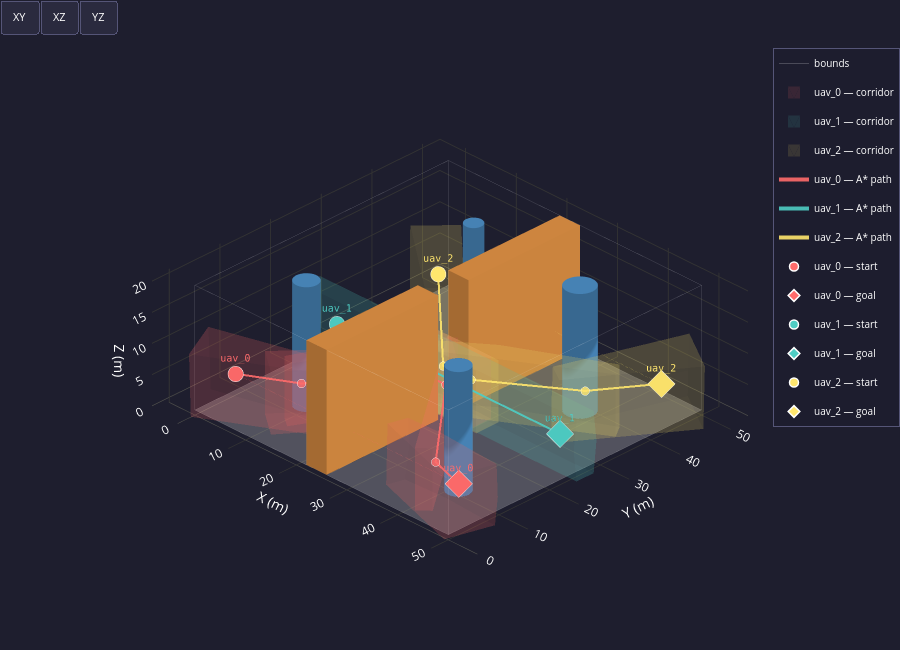

This figure's notebook cell:
### Code cell
# ── Cell 3 — Safe Corridor Extraction ────────────────────────────────────────
from safe_corridor import extract_corridors, CorridorResult
import logging
logging.getLogger("safe_corridor").setLevel(logging.WARNING)

BOX_HE = planner_cfg.box_half_extents   # loaded from planner.yaml

print(f"Extracting safe corridors  "
      f"(seed box: {BOX_HE[0]} × {BOX_HE[1]} × {BOX_HE[2]} m)")

try:
    corridors = extract_corridors(env, paths, box_half_extents=BOX_HE)
    for cr in corridors:
        n     = len(cr.A_list)
        avg_c = (sum(cr.A_list[i].shape[0] for i in range(n)) / n) if n else 0
        print(f"  ✓  {cr.uav_id:<10}  {n} corridor{'s' if n != 1 else ' '}  "
              f"({avg_c:.0f} constraints/corridor avg)")
except RuntimeError as exc:
    print(f"  ✗  FAILED — {exc}")
    raise

# ── Visualisation — environment + paths + safe corridors ─────────────────────
plot_environment_3d(env, fleet=fleet, paths=paths, corridors=corridors)

### Figure 1 — Plotly figure (JSON) as saved in the notebook; plotly's stock layout.template omitted (floating-point values rounded to 4 significant figures; data arrays with more than 128 entries replaced by an {"elided": "..."} marker saying what was removed)
{"data": [{"color": "#EFEFEF", "flatshading": true, "hoverinfo": "skip", "i": [0, 0], "j": [1, 2], "k": [2, 3], "name": "floor", "opacity": 0.25, "showscale": false, "type": "mesh3d", "x": [0, 50, 50, 0], "y": [0, 0, 50, 50], "z": [0, 0, 0, 0]}, {"hoverinfo": "skip", "line": {"color": "white", "width": 1}, "mode": "lines", "name": "bounds", "opacity": 0.2, "type": "scatter3d", "x": [0, 50, null, 50, 50, null, 50, 0, null, 0, 0, null, 0, 50, null, 50, 50, null, 50, 0, null, 0, 0, null, 0, 0, null, 50, 50, null, 50, 50, null, 0, 0, null], "y": [0, 0, null, 0, 50, null, 50, 50, null, 50, 0, null, 0, 0, null, 0, 50, null, 50, 50, null, 50, 0, null, 0, 0, null, 0, 0, null, 50, 50, null, 50, 50, null], "z": [0, 0, null, 0, 0, null, 0, 0, null, 0, 0, null, 20, 20, null, 20, 20, null, 20, 20, null, 20, 20, null, 0, 20, null, 0, 20, null, 0, 20, null, 0, 20, null]}, {"color": "#4682B4", "flatshading": false, "hoverinfo": "skip", "i": {"elided": "160 int values"}, "j": {"elided": "160 int values"}, "k": {"elided": "160 int values"}, "name": "cyl_0", "opacity": 1, "showscale": false, "type": "mesh3d", "x": [12.0, 11.98, 11.9, 11.78, 11.62, 11.41, 11.18, 10.91, 10.62, 10.31, 10.0, 9.687, 9.382, 9.092, 8.824, 8.586, 8.382, 8.218, 8.098, 8.025, 8.0, 8.025, 8.098, 8.218, 8.382, 8.586, 8.824, 9.092, 9.382, 9.687, 10.0, 10.31, 10.62, 10.91, 11.18, 11.41, 11.62, 11.78, 11.9, 11.98, 12.0, 11.98, 11.9, 11.78, 11.62, 11.41, 11.18, 10.91, 10.62, 10.31, 10.0, 9.687, 9.382, 9.092, 8.824, 8.586, 8.382, 8.218, 8.098, 8.025, 8.0, 8.025, 8.098, 8.218, 8.382, 8.586, 8.824, 9.092, 9.382, 9.687, 10.0, 10.31, 10.62, 10.91, 11.18, 11.41, 11.62, 11.78, 11.9, 11.98, 10.0, 10.0], "y": [12.0, 12.31, 12.62, 12.91, 13.18, 13.41, 13.62, 13.78, 13.9, 13.98, 14.0, 13.98, 13.9, 13.78, 13.62, 13.41, 13.18, 12.91, 12.62, 12.31, 12.0, 11.69, 11.38, 11.09, 10.82, 10.59, 10.38, 10.22, 10.1, 10.02, 10.0, 10.02, 10.1, 10.22, 10.38, 10.59, 10.82, 11.09, 11.38, 11.69, 12.0, 12.31, 12.62, 12.91, 13.18, 13.41, 13.62, 13.78, 13.9, 13.98, 14.0, 13.98, 13.9, 13.78, 13.62, 13.41, 13.18, 12.91, 12.62, 12.31, 12.0, 11.69, 11.38, 11.09, 10.82, 10.59, 10.38, 10.22, 10.1, 10.02, 10.0, 10.02, 10.1, 10.22, 10.38, 10.59, 10.82, 11.09, 11.38, 11.69, 12.0, 12.0], "z": [0.0, 0.0, 0.0, 0.0, 0.0, 0.0, 0.0, 0.0, 0.0, 0.0, 0.0, 0.0, 0.0, 0.0, 0.0, 0.0, 0.0, 0.0, 0.0, 0.0, 0.0, 0.0, 0.0, 0.0, 0.0, 0.0, 0.0, 0.0, 0.0, 0.0, 0.0, 0.0, 0.0, 0.0, 0.0, 0.0, 0.0, 0.0, 0.0, 0.0, 20.0, 20.0, 20.0, 20.0, 20.0, 20.0, 20.0, 20.0, 20.0, 20.0, 20.0, 20.0, 20.0, 20.0, 20.0, 20.0, 20.0, 20.0, 20.0, 20.0, 20.0, 20.0, 20.0, 20.0, 20.0, 20.0, 20.0, 20.0, 20.0, 20.0, 20.0, 20.0, 20.0, 20.0, 20.0, 20.0, 20.0, 20.0, 20.0, 20.0, 0.0, 20.0]}, {"color": "#4682B4", "flatshading": false, "hoverinfo": "skip", "i": {"elided": "160 int values"}, "j": {"elided": "160 int values"}, "k": {"elided": "160 int values"}, "name": "cyl_1", "opacity": 1, "showscale": false, "type": "mesh3d", "x": [40.5, 40.47, 40.38, 40.23, 40.02, 39.77, 39.47, 39.13, 38.77, 38.39, 38.0, 37.61, 37.23, 36.87, 36.53, 36.23, 35.98, 35.77, 35.62, 35.53, 35.5, 35.53, 35.62, 35.77, 35.98, 36.23, 36.53, 36.87, 37.23, 37.61, 38.0, 38.39, 38.77, 39.13, 39.47, 39.77, 40.02, 40.23, 40.38, 40.47, 40.5, 40.47, 40.38, 40.23, 40.02, 39.77, 39.47, 39.13, 38.77, 38.39, 38.0, 37.61, 37.23, 36.87, 36.53, 36.23, 35.98, 35.77, 35.62, 35.53, 35.5, 35.53, 35.62, 35.77, 35.98, 36.23, 36.53, 36.87, 37.23, 37.61, 38.0, 38.39, 38.77, 39.13, 39.47, 39.77, 40.02, 40.23, 40.38, 40.47, 38.0, 38.0], "y": [38.0, 38.39, 38.77, 39.13, 39.47, 39.77, 40.02, 40.23, 40.38, 40.47, 40.5, 40.47, 40.38, 40.23, 40.02, 39.77, 39.47, 39.13, 38.77, 38.39, 38.0, 37.61, 37.23, 36.87, 36.53, 36.23, 35.98, 35.77, 35.62, 35.53, 35.5, 35.53, 35.62, 35.77, 35.98, 36.23, 36.53, 36.87, 37.23, 37.61, 38.0, 38.39, 38.77, 39.13, 39.47, 39.77, 40.02, 40.23, 40.38, 40.47, 40.5, 40.47, 40.38, 40.23, 40.02, 39.77, 39.47, 39.13, 38.77, 38.39, 38.0, 37.61, 37.23, 36.87, 36.53, 36.23, 35.98, 35.77, 35.62, 35.53, 35.5, 35.53, 35.62, 35.77, 35.98, 36.23, 36.53, 36.87, 37.23, 37.61, 38.0, 38.0], "z": [0.0, 0.0, 0.0, 0.0, 0.0, 0.0, 0.0, 0.0, 0.0, 0.0, 0.0, 0.0, 0.0, 0.0, 0.0, 0.0, 0.0, 0.0, 0.0, 0.0, 0.0, 0.0, 0.0, 0.0, 0.0, 0.0, 0.0, 0.0, 0.0, 0.0, 0.0, 0.0, 0.0, 0.0, 0.0, 0.0, 0.0, 0.0, 0.0, 0.0, 20.0, 20.0, 20.0, 20.0, 20.0, 20.0, 20.0, 20.0, 20.0, 20.0, 20.0, 20.0, 20.0, 20.0, 20.0, 20.0, 20.0, 20.0, 20.0, 20.0, 20.0, 20.0, 20.0, 20.0, 20.0, 20.0, 20.0, 20.0, 20.0, 20.0, 20.0, 20.0, 20.0, 20.0, 20.0, 20.0, 20.0, 20.0, 20.0, 20.0, 0.0, 20.0]}, {"color": "#4682B4", "flatshading": false, "hoverinfo": "skip", "i": {"elided": "160 int values"}, "j": {"elided": "160 int values"}, "k": {"elided": "160 int values"}, "name": "cyl_2", "opacity": 1, "showscale": false, "type": "mesh3d", "x": [16.5, 16.48, 16.43, 16.34, 16.21, 16.06, 15.88, 15.68, 15.46, 15.23, 15.0, 14.77, 14.54, 14.32, 14.12, 13.94, 13.79, 13.66, 13.57, 13.52, 13.5, 13.52, 13.57, 13.66, 13.79, 13.94, 14.12, 14.32, 14.54, 14.77, 15.0, 15.23, 15.46, 15.68, 15.88, 16.06, 16.21, 16.34, 16.43, 16.48, 16.5, 16.48, 16.43, 16.34, 16.21, 16.06, 15.88, 15.68, 15.46, 15.23, 15.0, 14.77, 14.54, 14.32, 14.12, 13.94, 13.79, 13.66, 13.57, 13.52, 13.5, 13.52, 13.57, 13.66, 13.79, 13.94, 14.12, 14.32, 14.54, 14.77, 15.0, 15.23, 15.46, 15.68, 15.88, 16.06, 16.21, 16.34, 16.43, 16.48, 15.0, 15.0], "y": [40.0, 40.23, 40.46, 40.68, 40.88, 41.06, 41.21, 41.34, 41.43, 41.48, 41.5, 41.48, 41.43, 41.34, 41.21, 41.06, 40.88, 40.68, 40.46, 40.23, 40.0, 39.77, 39.54, 39.32, 39.12, 38.94, 38.79, 38.66, 38.57, 38.52, 38.5, 38.52, 38.57, 38.66, 38.79, 38.94, 39.12, 39.32, 39.54, 39.77, 40.0, 40.23, 40.46, 40.68, 40.88, 41.06, 41.21, 41.34, 41.43, 41.48, 41.5, 41.48, 41.43, 41.34, 41.21, 41.06, 40.88, 40.68, 40.46, 40.23, 40.0, 39.77, 39.54, 39.32, 39.12, 38.94, 38.79, 38.66, 38.57, 38.52, 38.5, 38.52, 38.57, 38.66, 38.79, 38.94, 39.12, 39.32, 39.54, 39.77, 40.0, 40.0], "z": [0.0, 0.0, 0.0, 0.0, 0.0, 0.0, 0.0, 0.0, 0.0, 0.0, 0.0, 0.0, 0.0, 0.0, 0.0, 0.0, 0.0, 0.0, 0.0, 0.0, 0.0, 0.0, 0.0, 0.0, 0.0, 0.0, 0.0, 0.0, 0.0, 0.0, 0.0, 0.0, 0.0, 0.0, 0.0, 0.0, 0.0, 0.0, 0.0, 0.0, 20.0, 20.0, 20.0, 20.0, 20.0, 20.0, 20.0, 20.0, 20.0, 20.0, 20.0, 20.0, 20.0, 20.0, 20.0, 20.0, 20.0, 20.0, 20.0, 20.0, 20.0, 20.0, 20.0, 20.0, 20.0, 20.0, 20.0, 20.0, 20.0, 20.0, 20.0, 20.0, 20.0, 20.0, 20.0, 20.0, 20.0, 20.0, 20.0, 20.0, 0.0, 20.0]}, {"color": "#4682B4", "flatshading": false, "hoverinfo": "skip", "i": {"elided": "160 int values"}, "j": {"elided": "160 int values"}, "k": {"elided": "160 int values"}, "name": "cyl_3", "opacity": 1, "showscale": false, "type": "mesh3d", "x": [44.0, 43.98, 43.9, 43.78, 43.62, 43.41, 43.18, 42.91, 42.62, 42.31, 42.0, 41.69, 41.38, 41.09, 40.82, 40.59, 40.38, 40.22, 40.1, 40.02, 40.0, 40.02, 40.1, 40.22, 40.38, 40.59, 40.82, 41.09, 41.38, 41.69, 42.0, 42.31, 42.62, 42.91, 43.18, 43.41, 43.62, 43.78, 43.9, 43.98, 44.0, 43.98, 43.9, 43.78, 43.62, 43.41, 43.18, 42.91, 42.62, 42.31, 42.0, 41.69, 41.38, 41.09, 40.82, 40.59, 40.38, 40.22, 40.1, 40.02, 40.0, 40.02, 40.1, 40.22, 40.38, 40.59, 40.82, 41.09, 41.38, 41.69, 42.0, 42.31, 42.62, 42.91, 43.18, 43.41, 43.62, 43.78, 43.9, 43.98, 42.0, 42.0], "y": [10.0, 10.31, 10.62, 10.91, 11.18, 11.41, 11.62, 11.78, 11.9, 11.98, 12.0, 11.98, 11.9, 11.78, 11.62, 11.41, 11.18, 10.91, 10.62, 10.31, 10.0, 9.687, 9.382, 9.092, 8.824, 8.586, 8.382, 8.218, 8.098, 8.025, 8.0, 8.025, 8.098, 8.218, 8.382, 8.586, 8.824, 9.092, 9.382, 9.687, 10.0, 10.31, 10.62, 10.91, 11.18, 11.41, 11.62, 11.78, 11.9, 11.98, 12.0, 11.98, 11.9, 11.78, 11.62, 11.41, 11.18, 10.91, 10.62, 10.31, 10.0, 9.687, 9.382, 9.092, 8.824, 8.586, 8.382, 8.218, 8.098, 8.025, 8.0, 8.025, 8.098, 8.218, 8.382, 8.586, 8.824, 9.092, 9.382, 9.687, 10.0, 10.0], "z": [0.0, 0.0, 0.0, 0.0, 0.0, 0.0, 0.0, 0.0, 0.0, 0.0, 0.0, 0.0, 0.0, 0.0, 0.0, 0.0, 0.0, 0.0, 0.0, 0.0, 0.0, 0.0, 0.0, 0.0, 0.0, 0.0, 0.0, 0.0, 0.0, 0.0, 0.0, 0.0, 0.0, 0.0, 0.0, 0.0, 0.0, 0.0, 0.0, 0.0, 20.0, 20.0, 20.0, 20.0, 20.0, 20.0, 20.0, 20.0, 20.0, 20.0, 20.0, 20.0, 20.0, 20.0, 20.0, 20.0, 20.0, 20.0, 20.0, 20.0, 20.0, 20.0, 20.0, 20.0, 20.0, 20.0, 20.0, 20.0, 20.0, 20.0, 20.0, 20.0, 20.0, 20.0, 20.0, 20.0, 20.0, 20.0, 20.0, 20.0, 0.0, 20.0]}, {"color": "#CD853F", "flatshading": true, "hoverinfo": "skip", "i": [7, 0, 0, 0, 4, 4, 6, 6, 4, 0, 3, 2], "j": [3, 4, 1, 2, 5, 6, 5, 2, 0, 1, 6, 3], "k": [0, 7, 2, 7, 6, 7, 1, 1, 5, 5, 7, 6], "name": "passage_wall_south", "opacity": 1, "showscale": false, "type": "mesh3d", "x": [22, 26, 26, 22, 22, 26, 26, 22], "y": [0, 0, 22, 22, 0, 0, 22, 22], "z": [0, 0, 0, 0, 20, 20, 20, 20]}, {"color": "#CD853F", "flatshading": true, "hoverinfo": "skip", "i": [7, 0, 0, 0, 4, 4, 6, 6, 4, 0, 3, 2], "j": [3, 4, 1, 2, 5, 6, 5, 2, 0, 1, 6, 3], "k": [0, 7, 2, 7, 6, 7, 1, 1, 5, 5, 7, 6], "name": "passage_wall_north", "opacity": 1, "showscale": false, "type": "mesh3d", "x": [22, 26, 26, 22, 22, 26, 26, 22], "y": [28, 28, 50, 50, 28, 28, 50, 50], "z": [0, 0, 0, 0, 20, 20, 20, 20]}, {"color": "#FF6B6B", "flatshading": true, "hoverinfo": "skip", "i": [1, 1, 1, 1, 3, 3, 3, 7, 7, 6, 6, 6, 6, 6, 6, 6], "j": [9, 9, 8, 0, 1, 4, 1, 9, 4, 9, 8, 7, 0, 3, 3, 7], "k": [8, 2, 5, 5, 2, 2, 0, 2, 2, 8, 5, 9, 5, 0, 4, 4], "legendgroup": "uav_0_corridor", "name": "uav_0 — corridor", "opacity": 0.12, "showlegend": true, "showscale": false, "type": "mesh3d", "x": [16.62, 18.32, 18.55, 16.62, 16.9, -3.01, -3.01, -2.83, 0.5729, 0.804], "y": [10.37, 6.88, 6.992, 10.65, 10.38, 5.639, 6.026, 5.856, -1.737, -1.625], "z": [10.38, 10.38, 0.3801, 5.723, 0.3801, 9.87, 3.284, -0.1268, 9.87, -0.1268]}, {"color": "#FF6B6B", "flatshading": true, "hoverinfo": "skip", "i": [6, 6, 9, 9, 9, 9, 2, 2, 2, 7, 7, 7, 7, 7, 7, 7], "j": [1, 5, 1, 5, 4, 4, 1, 1, 4, 6, 9, 9, 4, 2, 6, 2], "k": [0, 1, 3, 1, 3, 8, 3, 0, 3, 5, 5, 8, 8, 4, 0, 0], "legendgroup": "uav_0_corridor", "name": "uav_0 — corridor", "opacity": 0.12, "showlegend": false, "showscale": false, "type": "mesh3d", "x": [7.917, 12.75, 12.63, 20.25, 17.61, 12.75, 7.917, 12.63, 17.61, 20.25], "y": [5.875, 2.25, 11.17, 12.25, 14.23, 2.25, 5.875, 11.17, 14.23, 12.25], "z": [0.25, 0.25, 0.25, 0.25, 0.25, 10.25, 10.25, 10.25, 10.25, 10.25]}, {"color": "#FF6B6B", "flatshading": true, "hoverinfo": "skip", "i": [0, 0, 0, 10, 10, 10, 12, 12, 12, 12, 5, 5, 5, 5, 11, 11, 11, 11, 8, 8, 8, 8, 8, 8, 8, 8], "j": [4, 14, 14, 6, 1, 6, 3, 1, 3, 14, 4, 3, 3, 6, 14, 10, 12, 12, 6, 5, 0, 5, 10, 11, 0, 11], "k": [2, 4, 13, 1, 9, 7, 1, 9, 4, 4, 2, 1, 4, 1, 13, 9, 9, 14, 7, 6, 2, 2, 7, 10, 13, 13], "legendgroup": "uav_0_corridor", "name": "uav_0 — corridor", "opacity": 0.12, "showlegend": false, "showscale": false, "type": "mesh3d", "x": [16.93, 12.73, 10.79, 12.73, 12.69, 10.79, 10.83, 17.01, 16.93, 24.3, 24.2, 24.17, 24.3, 24.17, 24.26], "y": [20.59, 5.492, 6.867, 5.492, 5.522, 6.867, 6.834, 20.61, 20.59, 27.57, 27.64, 27.66, 27.57, 27.66, 27.6], "z": [0.25, 10.25, 0.25, 4.75, 0.25, 5.75, 10.25, 10.25, 5.75, 10.25, 10.25, 5.75, 4.75, 0.25, 0.25]}, {"color": "#FF6B6B", "flatshading": true, "hoverinfo": "skip", "i": [13, 13, 13, 13, 1, 1, 1, 1, 5, 5, 5, 5, 4, 4, 4, 4, 15, 15, 15, 15, 15, 15, 15, 15, 12, 12, 12, 12, 12, 12, 12, 12], "j": [10, 10, 16, 16, 10, 10, 2, 7, 10, 10, 6, 7, 2, 6, 2, 6, 2, 16, 1, 1, 4, 4, 16, 17, 6, 13, 5, 5, 4, 4, 13, 17], "k": [11, 9, 9, 14, 9, 8, 7, 8, 11, 8, 7, 8, 0, 3, 7, 7, 0, 9, 9, 2, 0, 17, 14, 14, 3, 11, 11, 6, 3, 17, 14, 14], "legendgroup": "uav_0_corridor", "name": "uav_0 — corridor", "opacity": 0.12, "showlegend": false, "showscale": false, "type": "mesh3d", "x": [16.75, 16.75, 16.75, 31.25, 24, 31.25, 31.25, 24, 24, 16.75, 24, 31.25, 31.25, 31.25, 24.0, 16.75, 16.75, 24], "y": [27.23, 22.93, 23.15, 27.23, 27.25, 22.93, 23.15, 22.97, 22.74, 22.93, 22.74, 22.93, 27.23, 27.2, 27.22, 27.23, 27.2, 27.25], "z": [0.25, 4.75, 0.25, 0.25, 0.25, 4.75, 0.25, 0.25, 4.75, 10.25, 10.25, 10.25, 5.75, 10.25, 10.25, 5.75, 10.25, 5.75]}, {"color": "#FF6B6B", "flatshading": true, "hoverinfo": "skip", "i": [0, 0, 9, 9, 9, 9, 3, 3, 3, 5, 5, 5, 5, 5, 5, 5], "j": [8, 8, 8, 7, 7, 4, 7, 7, 0, 8, 9, 9, 0, 3, 4, 3], "k": [1, 6, 6, 6, 2, 2, 2, 6, 6, 1, 8, 4, 1, 0, 2, 2], "legendgroup": "uav_0_corridor", "name": "uav_0 — corridor", "opacity": 0.12, "showlegend": false, "showscale": false, "type": "mesh3d", "x": [29.0, 29.0, 22.86, 23.24, 22.86, 23.24, 43.99, 42.1, 43.99, 42.1], "y": [22.91, 22.91, 26.93, 27.26, 26.93, 27.26, 2.937, 1.282, 2.937, 1.282], "z": [0.25, 10.25, 0.25, 0.25, 10.25, 10.25, 0.25, 0.25, 10.25, 10.25]}, {"color": "#FF6B6B", "flatshading": true, "hoverinfo": "skip", "i": [1, 1, 5, 5, 5, 6, 6, 6, 11, 11, 11, 11, 11, 8, 8, 8, 13, 13, 13, 13, 13, 13, 13, 13], "j": [4, 4, 1, 10, 10, 4, 2, 7, 1, 2, 10, 6, 6, 4, 7, 5, 10, 11, 11, 6, 6, 8, 5, 8], "k": [2, 3, 3, 1, 9, 2, 0, 4, 2, 0, 1, 0, 12, 3, 4, 3, 9, 12, 10, 7, 12, 7, 9, 5], "legendgroup": "uav_0_corridor", "name": "uav_0 — corridor", "opacity": 0.12, "showlegend": false, "showscale": false, "type": "mesh3d", "x": [52.86, 34.78, 50.65, 34.41, 50.28, 35.22, 52.74, 52.48, 42.64, 35.55, 35.67, 41.84, 41.87, 41.79], "y": [6.673, 3.23, -1.214, 3.334, -1.11, 6.255, 7.031, 6.738, 6.941, 6.721, 6.414, 6.94, 7.275, 7.272], "z": [9.804, 10.44, 9.804, 0.4462, -0.1887, 0.4462, 4.32, -0.1887, 0.1781, 5.481, 10.44, 10.22, 5.022, 4.959]}, {"color": "#4ECDC4", "flatshading": true, "hoverinfo": "skip", "i": [13, 13, 13, 13, 1, 1, 1, 1, 7, 7, 7, 7, 4, 4, 4, 4, 16, 16, 16, 16, 16, 16, 16, 16, 12, 12, 12, 12, 12, 12, 12, 12], "j": [10, 10, 14, 14, 10, 10, 2, 6, 10, 10, 5, 6, 2, 5, 2, 5, 2, 14, 1, 1, 4, 4, 14, 17, 5, 13, 7, 7, 4, 4, 13, 17], "k": [11, 9, 9, 15, 9, 8, 6, 8, 11, 8, 6, 8, 0, 3, 6, 6, 0, 9, 9, 2, 0, 17, 15, 15, 3, 11, 11, 5, 3, 17, 15, 15], "legendgroup": "uav_1_corridor", "name": "uav_1 — corridor", "opacity": 0.12, "showlegend": true, "showscale": false, "type": "mesh3d", "x": [-2.0, -2.0, -2.0, 52, 25, 52, 25, 52, 25, -2.0, 25, 52, 52, 52, -2, 25, -2, 25], "y": [26.69, 22.75, 23.31, 26.69, 26.72, 23.31, 23.28, 22.75, 22.72, 23.31, 23.28, 23.31, 27.25, 26.69, 26.69, 26.72, 27.25, 27.28], "z": [8.882e-16, 5.0, 0, 8.882e-16, 0, 0, 0, 5.0, 5.0, 10, 10, 10, 5.0, 10, 10, 10, 5.0, 5.0]}, {"color": "#FFE66D", "flatshading": true, "hoverinfo": "skip", "i": [11, 11, 11, 11, 7, 7, 7, 7, 2, 2, 2, 2, 4, 4, 4, 4, 4, 4, 4, 4], "j": [9, 10, 9, 0, 11, 0, 1, 11, 1, 10, 7, 7, 9, 9, 2, 2, 0, 0, 7, 7], "k": [8, 8, 3, 3, 10, 6, 10, 0, 10, 8, 1, 5, 3, 8, 8, 5, 6, 3, 6, 5], "legendgroup": "uav_2_corridor", "name": "uav_2 — corridor", "opacity": 0.12, "showlegend": true, "showscale": false, "type": "mesh3d", "x": [-3.219, 1.643, 25.48, 25.35, 25.3, 25.38, -3.282, -3.232, 25.66, 25.53, 1.892, 1.82], "y": [45.64, 50.9, 22.96, 22.68, 22.71, 22.86, 45.68, 45.76, 23.08, 22.87, 51.07, 50.95], "z": [-0.0469, 9.953, 10.3, 0.2973, 6.234, 10.3, 7.61, 9.953, 5.471, 0.2973, 2.893, -0.0469]}, {"color": "#FFE66D", "flatshading": true, "hoverinfo": "skip", "i": [3, 3, 3, 3, 3, 3, 3, 3, 7, 7, 7, 7, 11, 11, 11, 11, 11, 11, 11, 11], "j": [1, 4, 1, 4, 9, 6, 9, 2, 1, 2, 1, 10, 7, 9, 9, 7, 4, 6, 4, 10], "k": [5, 0, 2, 5, 6, 0, 8, 8, 2, 8, 5, 5, 8, 8, 6, 10, 0, 0, 5, 5], "legendgroup": "uav_2_corridor", "name": "uav_2 — corridor", "opacity": 0.12, "showlegend": false, "showscale": false, "type": "mesh3d", "x": [32.75, 17.25, 17.25, 25.0, 32.75, 25.0, 32.75, 17.25, 17.25, 25.0, 25.0, 32.75], "y": [27.12, 22.77, 27.13, 27.25, 22.77, 22.75, 27.12, 22.77, 27.13, 27.25, 22.75, 22.77], "z": [0.25, 0.25, 0.25, 0.25, 0.25, 0.25, 10.25, 10.25, 10.25, 10.25, 10.25, 10.25]}, {"color": "#FFE66D", "flatshading": true, "hoverinfo": "skip", "i": [9, 9, 5, 5, 5, 5, 0, 0, 0, 1, 1, 1, 1, 1, 1, 1], "j": [6, 8, 2, 2, 6, 8, 6, 6, 2, 5, 9, 5, 2, 0, 9, 0], "k": [7, 6, 3, 4, 3, 6, 3, 7, 3, 4, 8, 8, 4, 2, 7, 7], "legendgroup": "uav_2_corridor", "name": "uav_2 — corridor", "opacity": 0.12, "showlegend": false, "showscale": false, "type": "mesh3d", "x": [29.8, 29.8, 45.62, 47.19, 45.62, 47.19, 24.5, 22.84, 24.5, 22.84], "y": [30.24, 30.24, 38.21, 35.85, 38.21, 35.85, 22.61, 25.1, 22.61, 25.1], "z": [0.25, 10.25, 0.25, 0.25, 10.25, 10.25, 0.25, 0.25, 10.25, 10.25]}, {"color": "#FFE66D", "flatshading": true, "hoverinfo": "skip", "i": [8, 8, 8, 3, 3, 3, 3, 5, 5, 7, 7, 7, 7, 7, 7, 7], "j": [2, 0, 9, 8, 8, 0, 4, 2, 4, 3, 3, 5, 8, 8, 9, 5], "k": [1, 1, 2, 0, 6, 1, 1, 1, 1, 6, 4, 4, 9, 6, 2, 2], "legendgroup": "uav_2_corridor", "name": "uav_2 — corridor", "opacity": 0.12, "showlegend": false, "showscale": false, "type": "mesh3d", "x": [45.83, 53.95, 53.82, 39.59, 42.92, 42.8, 39.38, 39.54, 45.57, 45.69], "y": [51.75, 46.7, 46.51, 31.03, 28.96, 28.77, 31.03, 30.79, 51.75, 51.57], "z": [9.884, 9.884, -0.1134, 10.36, 10.36, 0.3661, 5.486, 0.3661, 3.86, -0.1134]}, {"hovertemplate": "<b>uav_0 — A* path</b><br>x=%{x:.1f}  y=%{y:.1f}  z=%{z:.1f}<extra></extra>", "legendgroup": "uav_0_path", "line": {"color": "#FF6B6B", "width": 4}, "mode": "lines", "name": "uav_0 — A* path", "opacity": 0.9, "showlegend": true, "type": "scatter3d", "x": [3, 11.75, 13.25, 21.75, 26.25, 40.75, 47], "y": [5, 9.25, 11.25, 23.25, 23.25, 6.75, 5], "z": [5, 5.25, 5.25, 5.25, 5.25, 5.25, 5]}, {"hoverinfo": "skip", "legendgroup": "uav_0_path", "marker": {"color": "#FF6B6B", "line": {"color": "white", "width": 1}, "size": 5}, "mode": "markers", "opacity": 0.8, "showlegend": false, "type": "scatter3d", "x": [11.75, 13.25, 21.75, 26.25, 40.75], "y": [9.25, 11.25, 23.25, 23.25, 6.75], "z": [5.25, 5.25, 5.25, 5.25, 5.25]}, {"hovertemplate": "<b>uav_1 — A* path</b><br>x=%{x:.1f}  y=%{y:.1f}  z=%{z:.1f}<extra></extra>", "legendgroup": "uav_1_path", "line": {"color": "#4ECDC4", "width": 4}, "mode": "lines", "name": "uav_1 — A* path", "opacity": 0.9, "showlegend": true, "type": "scatter3d", "x": [3, 47], "y": [25, 25], "z": [5, 5]}, {"hovertemplate": "<b>uav_2 — A* path</b><br>x=%{x:.1f}  y=%{y:.1f}  z=%{z:.1f}<extra></extra>", "legendgroup": "uav_2_path", "line": {"color": "#FFE66D", "width": 4}, "mode": "lines", "name": "uav_2 — A* path", "opacity": 0.9, "showlegend": true, "type": "scatter3d", "x": [3, 22.25, 27.75, 41.25, 47], "y": [45, 26.75, 26.75, 35.75, 45], "z": [5, 5.25, 5.25, 5.25, 5]}, {"hoverinfo": "skip", "legendgroup": "uav_2_path", "marker": {"color": "#FFE66D", "line": {"color": "white", "width": 1}, "size": 5}, "mode": "markers", "opacity": 0.8, "showlegend": false, "type": "scatter3d", "x": [22.25, 27.75, 41.25], "y": [26.75, 26.75, 35.75], "z": [5.25, 5.25, 5.25]}, {"hovertemplate": "<b>uav_0 — start</b><br>x=3.0  y=5.0  z=5.0<extra></extra>", "legendgroup": "uav_0_start", "marker": {"color": "#FF6B6B", "line": {"color": "white", "width": 1.5}, "size": 9, "symbol": "circle"}, "mode": "markers+text", "name": "uav_0 — start", "showlegend": true, "text": ["uav_0"], "textfont": {"color": "#FF6B6B", "family": "monospace", "size": 10}, "textposition": "top center", "type": "scatter3d", "x": [3], "y": [5], "z": [5]}, {"hovertemplate": "<b>uav_0 — goal</b><br>x=47.0  y=5.0  z=5.0<extra></extra>", "legendgroup": "uav_0_goal", "marker": {"color": "#FF6B6B", "line": {"color": "white", "width": 1.5}, "size": 9, "symbol": "diamond"}, "mode": "markers+text", "name": "uav_0 — goal", "showlegend": true, "text": ["uav_0"], "textfont": {"color": "#FF6B6B", "family": "monospace", "size": 10}, "textposition": "top center", "type": "scatter3d", "x": [47], "y": [5], "z": [5]}, {"hoverinfo": "skip", "legendgroup": "uav_0_start", "line": {"color": "#FF6B6B", "dash": "dot", "width": 1.5}, "mode": "lines", "opacity": 0.35, "showlegend": false, "type": "scatter3d", "x": [3, 47], "y": [5, 5], "z": [5, 5]}, {"hovertemplate": "<b>uav_1 — start</b><br>x=3.0  y=25.0  z=5.0<extra></extra>", "legendgroup": "uav_1_start", "marker": {"color": "#4ECDC4", "line": {"color": "white", "width": 1.5}, "size": 9, "symbol": "circle"}, "mode": "markers+text", "name": "uav_1 — start", "showlegend": true, "text": ["uav_1"], "textfont": {"color": "#4ECDC4", "family": "monospace", "size": 10}, "textposition": "top center", "type": "scatter3d", "x": [3], "y": [25], "z": [5]}, {"hovertemplate": "<b>uav_1 — goal</b><br>x=47.0  y=25.0  z=5.0<extra></extra>", "legendgroup": "uav_1_goal", "marker": {"color": "#4ECDC4", "line": {"color": "white", "width": 1.5}, "size": 9, "symbol": "diamond"}, "mode": "markers+text", "name": "uav_1 — goal", "showlegend": true, "text": ["uav_1"], "textfont": {"color": "#4ECDC4", "family": "monospace", "size": 10}, "textposition": "top center", "type": "scatter3d", "x": [47], "y": [25], "z": [5]}, {"hoverinfo": "skip", "legendgroup": "uav_1_start", "line": {"color": "#4ECDC4", "dash": "dot", "width": 1.5}, "mode": "lines", "opacity": 0.35, "showlegend": false, "type": "scatter3d", "x": [3, 47], "y": [25, 25], "z": [5, 5]}, {"hovertemplate": "<b>uav_2 — start</b><br>x=3.0  y=45.0  z=5.0<extra></extra>", "legendgroup": "uav_2_start", "marker": {"color": "#FFE66D", "line": {"color": "white", "width": 1.5}, "size": 9, "symbol": "circle"}, "mode": "markers+text", "name": "uav_2 — start", "showlegend": true, "text": ["uav_2"], "textfont": {"color": "#FFE66D", "family": "monospace", "size": 10}, "textposition": "top center", "type": "scatter3d", "x": [3], "y": [45], "z": [5]}, {"hovertemplate": "<b>uav_2 — goal</b><br>x=47.0  y=45.0  z=5.0<extra></extra>", "legendgroup": "uav_2_goal", "marker": {"color": "#FFE66D", "line": {"color": "white", "width": 1.5}, "size": 9, "symbol": "diamond"}, "mode": "markers+text", "name": "uav_2 — goal", "showlegend": true, "text": ["uav_2"], "textfont": {"color": "#FFE66D", "family": "monospace", "size": 10}, "textposition": "top center", "type": "scatter3d", "x": [47], "y": [45], "z": [5]}, {"hoverinfo": "skip", "legendgroup": "uav_2_start", "line": {"color": "#FFE66D", "dash": "dot", "width": 1.5}, "mode": "lines", "opacity": 0.35, "showlegend": false, "type": "scatter3d", "x": [3, 47], "y": [45, 45], "z": [5, 5]}], "layout": {"height": 650, "legend": {"bgcolor": "rgba(30,30,46,0.85)", "bordercolor": "#555577", "borderwidth": 1, "font": {"color": "white", "size": 10}, "x": 1, "xanchor": "right", "y": 1, "yanchor": "top"}, "margin": {"b": 0, "l": 0, "r": 0, "t": 40}, "paper_bgcolor": "#1E1E2E", "scene": {"aspectmode": "data", "bgcolor": "#1E1E2E", "camera": {"eye": {"x": 1.5, "y": -1.5, "z": 1.2}, "projection": {"type": "orthographic"}}, "xaxis": {"color": "white", "gridcolor": "#333333", "showbackground": false, "title": {"text": "X (m)"}, "zerolinecolor": "#555555"}, "yaxis": {"color": "white", "gridcolor": "#333333", "showbackground": false, "title": {"text": "Y (m)"}, "zerolinecolor": "#555555"}, "zaxis": {"color": "white", "gridcolor": "#333333", "showbackground": false, "title": {"text": "Z (m)"}, "zerolinecolor": "#555555"}}, "showlegend": true, "updatemenus": [{"bgcolor": "#2A2A3E", "bordercolor": "#555577", "buttons": [{"args": ["scene.camera", {"center": {"x": 0, "y": 0, "z": 0}, "eye": {"x": 0, "y": 0, "z": 2.5}, "projection": {"type": "orthographic"}, "up": {"x": 0, "y": 1, "z": 0}}], "label": "XY", "method": "relayout"}, {"args": ["scene.camera", {"center": {"x": 0, "y": 0, "z": 0}, "eye": {"x": 0, "y": -2.5, "z": 0}, "projection": {"type": "orthographic"}, "up": {"x": 0, "y": 0, "z": 1}}], "label": "XZ", "method": "relayout"}, {"args": ["scene.camera", {"center": {"x": 0, "y": 0, "z": 0}, "eye": {"x": 2.5, "y": 0, "z": 0}, "projection": {"type": "orthographic"}, "up": {"x": 0, "y": 0, "z": 1}}], "label": "YZ", "method": "relayout"}], "direction": "right", "font": {"color": "white", "size": 11}, "showactive": false, "type": "buttons", "x": 0, "xanchor": "left", "y": 1.08, "yanchor": "top"}], "width": 900}}
